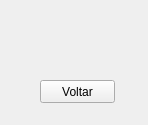
<?xml version="1.0" encoding="UTF-8"?>
<ui version="4.0">
 <class>mariaWindow</class>
 <widget class="QMainWindow" name="mariaWindow">
  <property name="geometry">
   <rect>
    <x>0</x>
    <y>0</y>
    <width>148</width>
    <height>125</height>
   </rect>
  </property>
  <property name="windowTitle">
   <string>MainWindow</string>
  </property>
  <widget class="QWidget" name="centralwidget">
   <widget class="QPushButton" name="backButton">
    <property name="geometry">
     <rect>
      <x>40</x>
      <y>80</y>
      <width>75</width>
      <height>23</height>
     </rect>
    </property>
    <property name="text">
     <string>Voltar</string>
    </property>
   </widget>
  </widget>
 </widget>
 <resources/>
 <connections/>
</ui>
